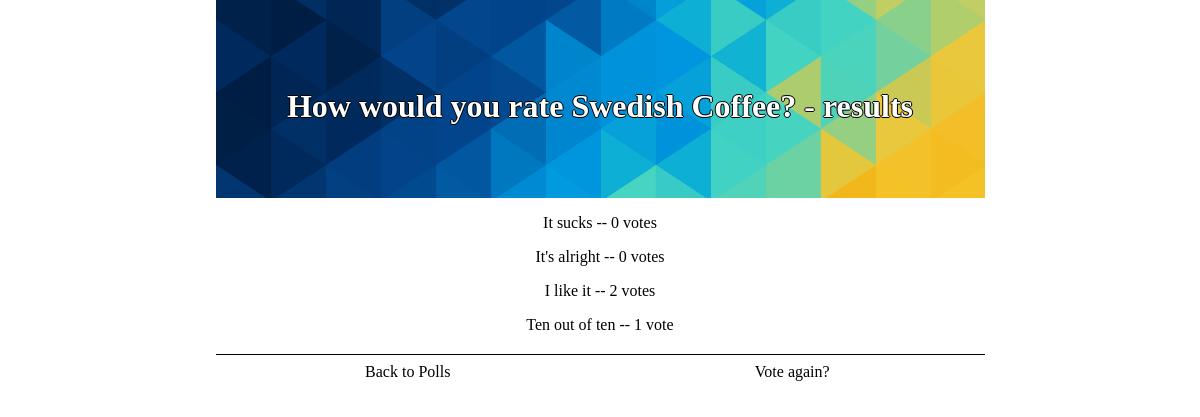
Page /polls/2/results/ on the earlier database version.
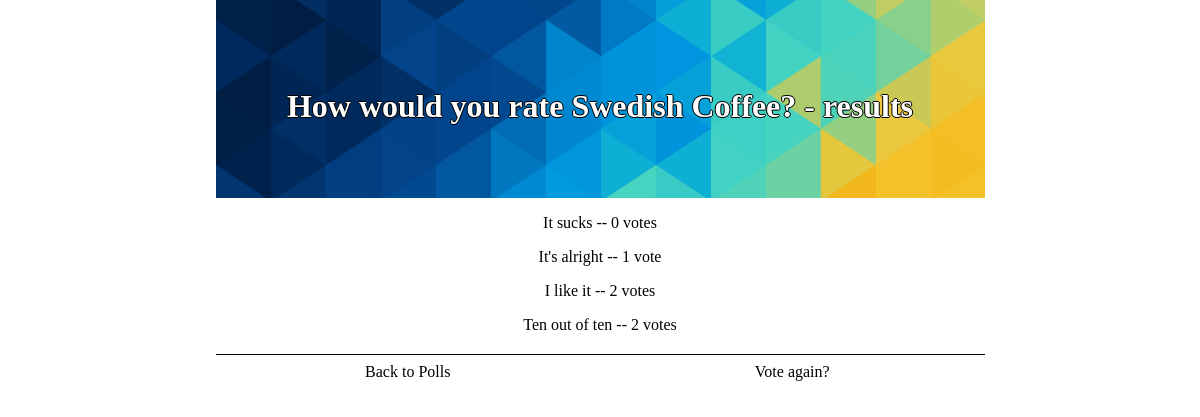
Same page on the later database version.
### polls/models.py (models this page shows, shortened)
class Choice(models.Model):
    question = models.ForeignKey(Question, on_delete=models.CASCADE)
    choice_text = models.CharField(max_length=200)
    votes = models.IntegerField(default=0)

### polls/views.py (the view)
# urls.py: url(r'^(?P<pk>[0-9]+)/results/$', views.ResultsView.as_view(), name='results'),
class ResultsView(generic.DetailView):
    model = Question
    template_name = 'polls/results.html'

### polls/templates/polls/results.html (shortened to what this page needs)
{% extends "polls/base.html" %}
{% load staticfiles %}
{% block header %}
    <h1>{{ question.question_text}} - results</h1>
{% endblock %}
{%block container %}
{% for choice in question.choice_set.all %}
    <p>{{ choice.choice_text }} -- {{ choice.votes }} vote{{ choice.votes|pluralize }}</p>
{% endfor %}
{% endblock %}
{% block rAction %}
    <a class="actionButton rbutton" href="{% url 'polls:detail' question.id %}">
        Vote again?
    </a>
{% endblock %}

Differences in the rows shown:
changed Choice "It's alright": votes "0" → "1"
changed Choice "Ten out of ten": votes "1" → "2"
